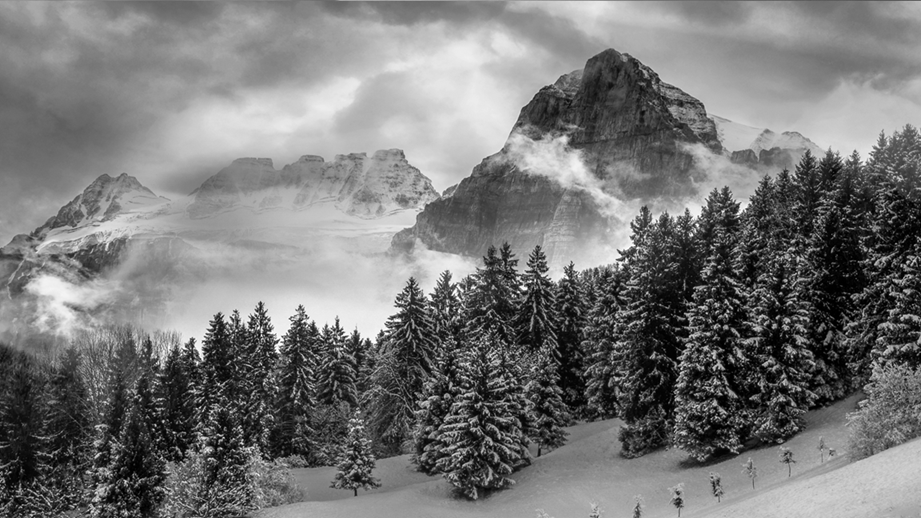
#> input picture Lab01/Task1.jpg, 921 x 518 px
$ jupyter execute --allow-errors Lab1.ipynb
#> lines starting #> are read from the running program, lines starting #| are printed output that depends on the picture
[cell 1]
import cv2 as cv
import numpy as np
import matplotlib.pyplot as plt

# Task 1

[cell 2]
image = cv.imread("Task1.jpg")
#> image is the input picture: shape (518, 921, 3); min 0, max 255, mean 119.7
invert = 255 - image
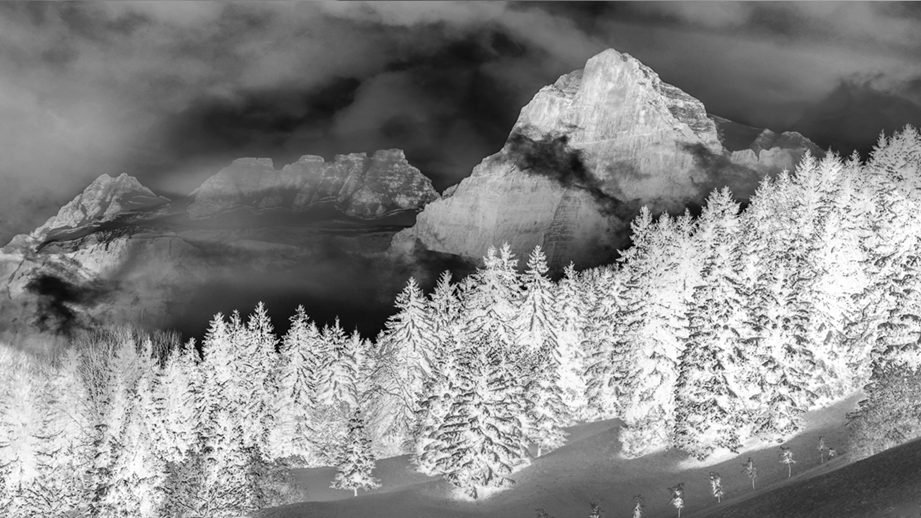
#> invert: shape (518, 921, 3); min 0, max 255, mean 135.3
gamma_bg = 1
threshold = 500
normalized = image / 255.0
final_image = np.where(invert < threshold, invert, np.power(normalized, gamma_bg) * 255).astype(np.uint8)
_, axs = plt.subplots(1,2, figsize=(15, 5))
axs[0].imshow(image)
axs[0].set_title("Input Image")
axs[0].axis("off")
axs[1].axis("off")
axs[1].set_title("Output Image")
axs[1].imshow(final_image)
plt.show()
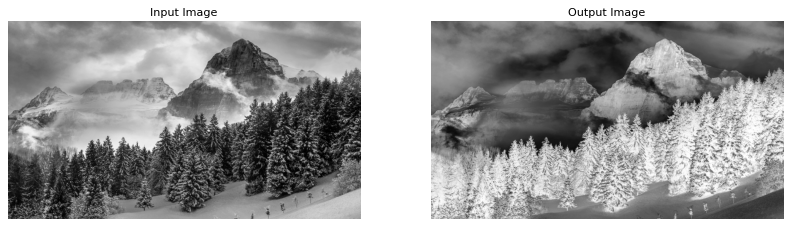
#> figure drawn by matplotlib, 2 panels

# Task 2

[cell 3]
panda_image = cv.imread("Task2.jpg")
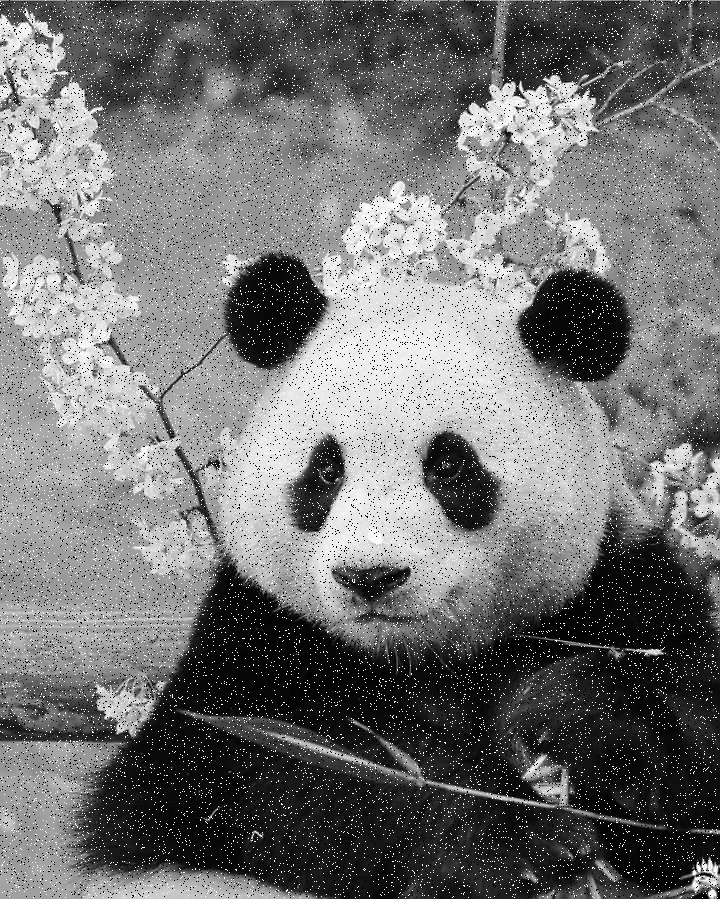
#> input picture Lab01/Task2.jpg, 720 x 899 px
#> panda_image is the input picture: shape (899, 720, 3); min 0, max 255, mean 114.2
filtered = cv.boxFilter(panda_image, -1, (9, 9))
filtered1 = cv.GaussianBlur(panda_image, (9, 9), 5)
filtered2 = cv.medianBlur(panda_image, 3)
_, axs = plt.subplots(1,2, figsize=(15, 5))
axs[0].imshow(panda_image)
axs[0].axis("off")
axs[0].set_title("Input Image")
axs[1].imshow(filtered2)
axs[1].axis("off")
axs[1].set_title("Output Image")

I used the median blur to get rid of the noise. As discussed in the course, median blur is best if there is a need to remove isolated
intensity spikes. Median makes it so pixels are similar to their neighbours. This is especially useful in this cases as there is a lot of salt and pepper noise. Median filter produces the best result compared to Normal or Gaussian blur as they are too smoothed and not sharp.

# Task 3

[cell 4]
blurred_image = cv.imread("Task3.jpg", cv.IMREAD_GRAYSCALE)
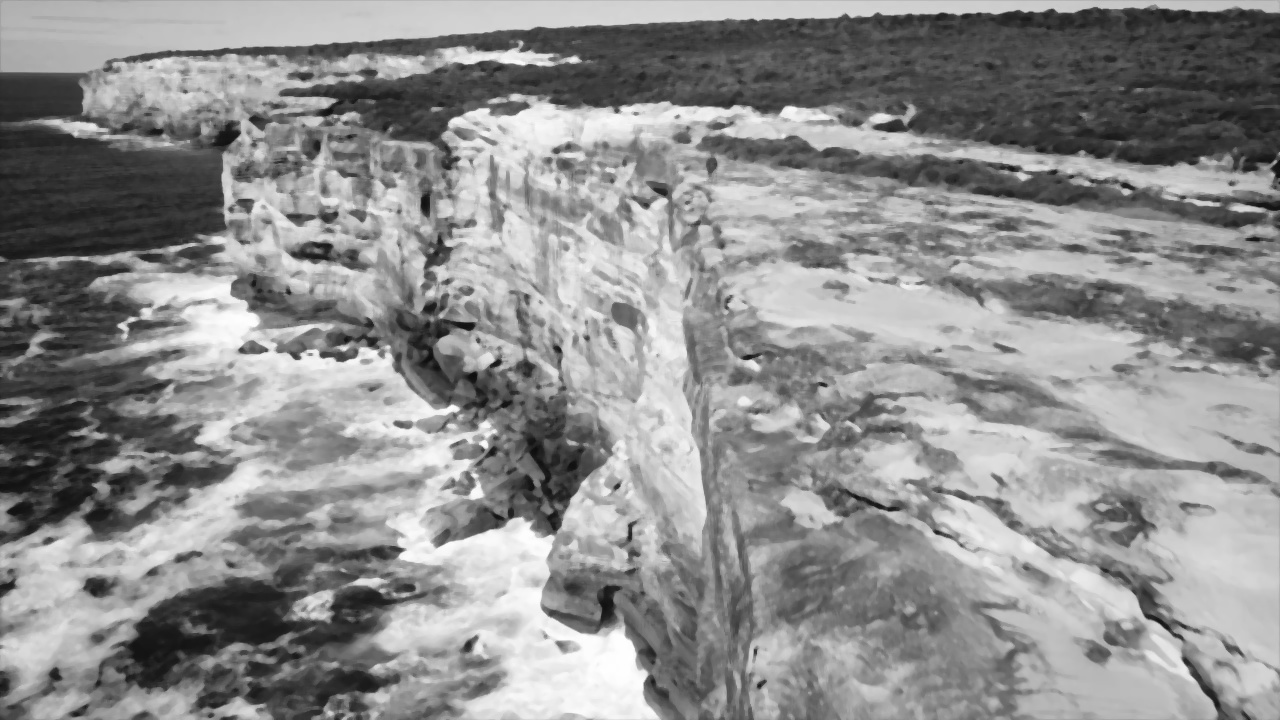
#> input picture Lab01/Task3.jpg, 1280 x 720 px
#> blurred_image is the input picture: shape (720, 1280); min 11, max 255, mean 141.8
normal = cv.normalize(blurred_image, None, alpha=0, beta=255, norm_type=cv.NORM_MINMAX)
blurred = cv.GaussianBlur(normal, (3, 3), 0)
high = blurred_image - blurred
sharpened = cv.addWeighted(blurred_image, 1, high, -0.3, 0)
laplacian = cv.Laplacian(normal, cv.CV_64F, 1)
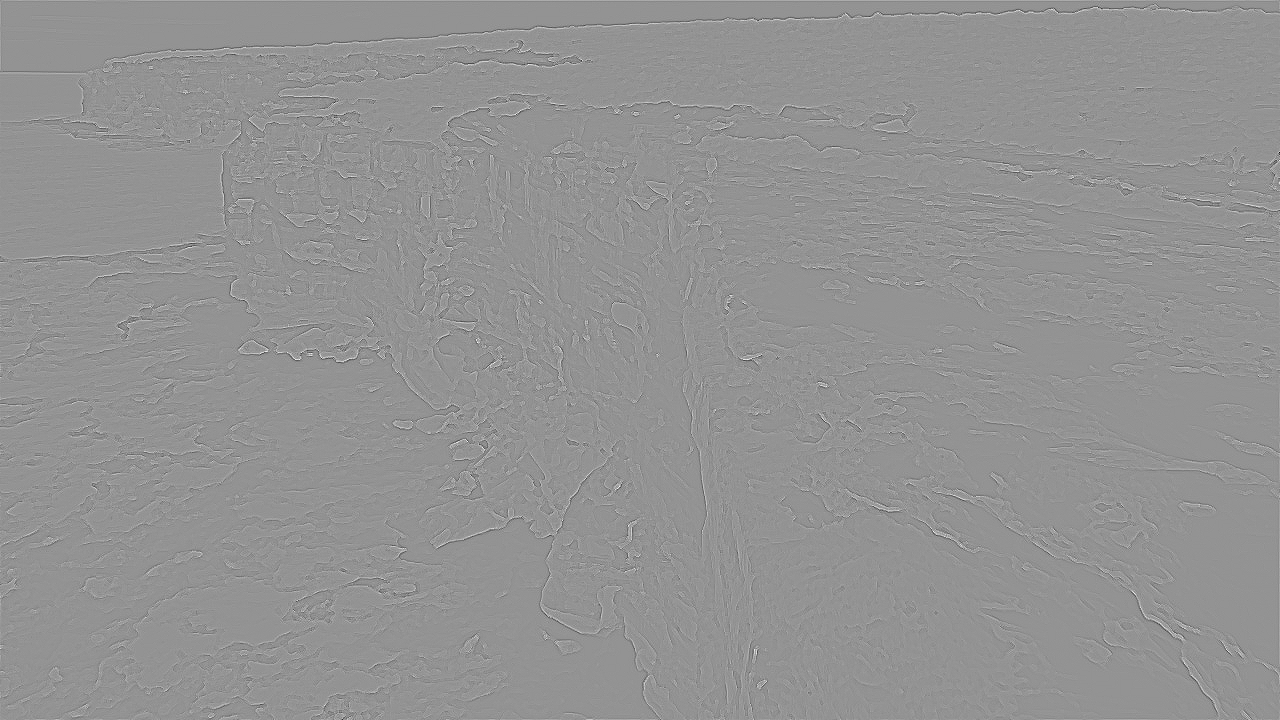
#> laplacian: shape (720, 1280) float64; min -253, max 185, mean 0; drawn with min black and max white
laplacian_abs = np.uint8(np.absolute(laplacian))
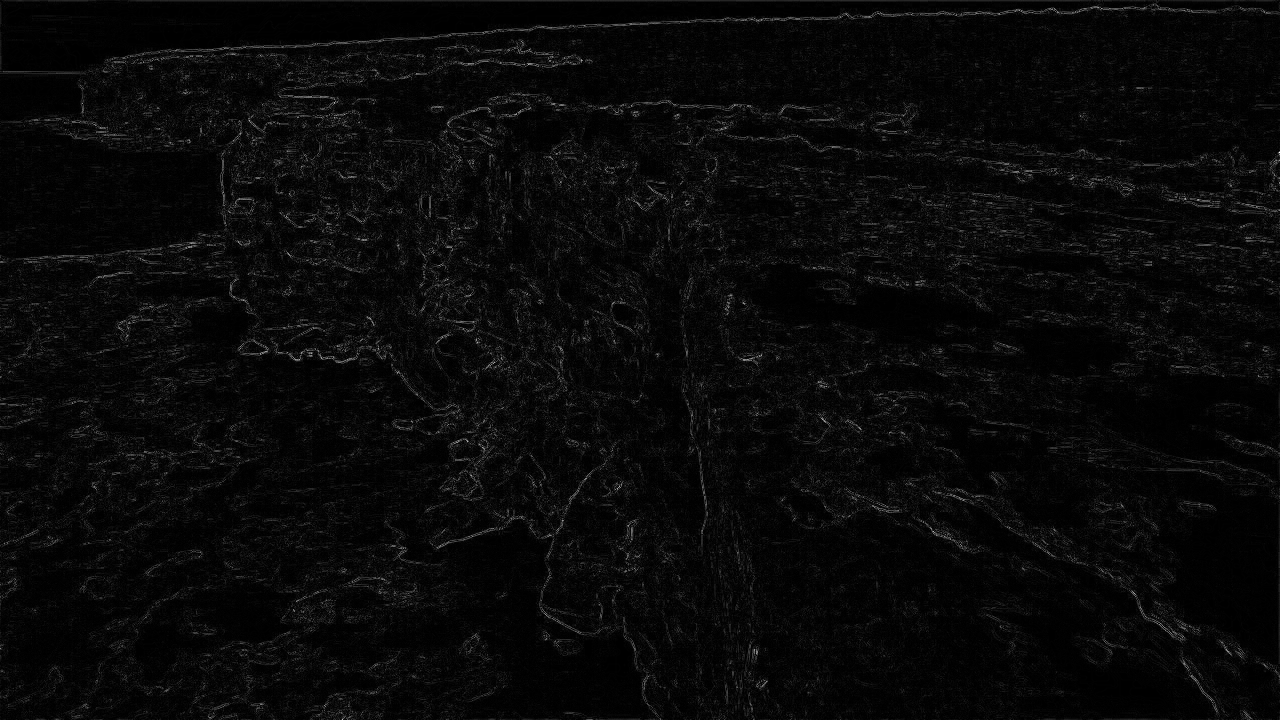
#> laplacian_abs: shape (720, 1280); min 0, max 253, mean 8.9
lap = cv.subtract(blurred_image, laplacian_abs)
_, axs = plt.subplots(1,3, figsize=(15, 5))
axs[0].imshow(blurred_image, cmap='gray')
axs[0].set_title("Input Image")
axs[1].set_title("Unsharp Mask")
axs[1].imshow(sharpened, cmap='gray')
axs[0].axis("off")
axs[1].axis("off")
axs[2].imshow(lap, cmap='gray')
axs[2].axis("off")
axs[2].set_title("Laplacian")
#> (the rest of this cell did not finish here and is left out)
